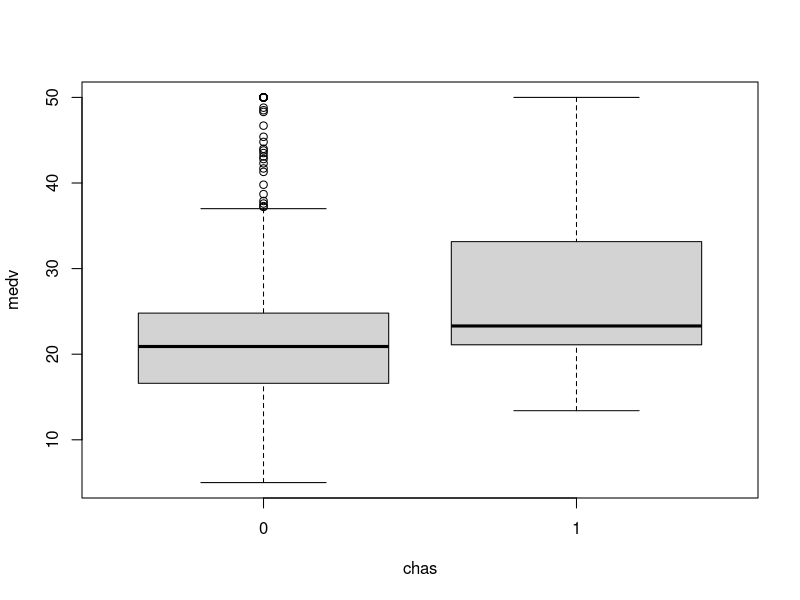
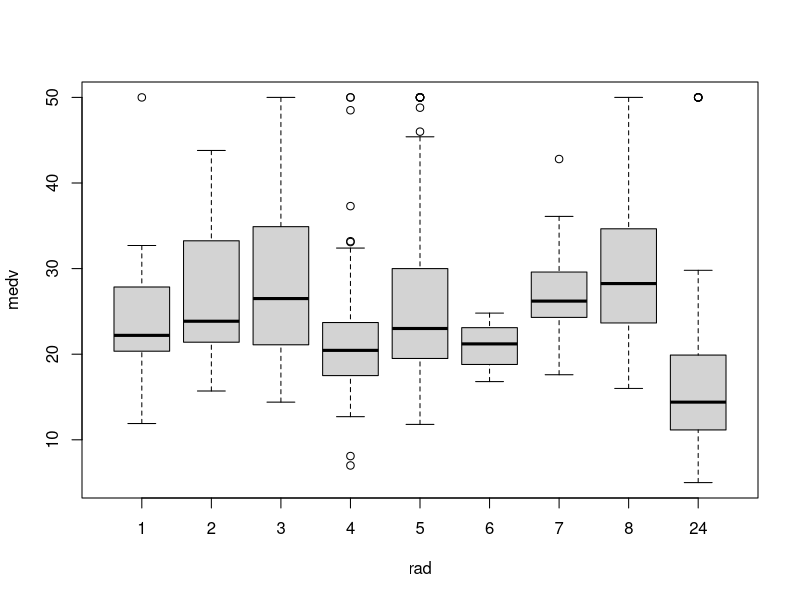
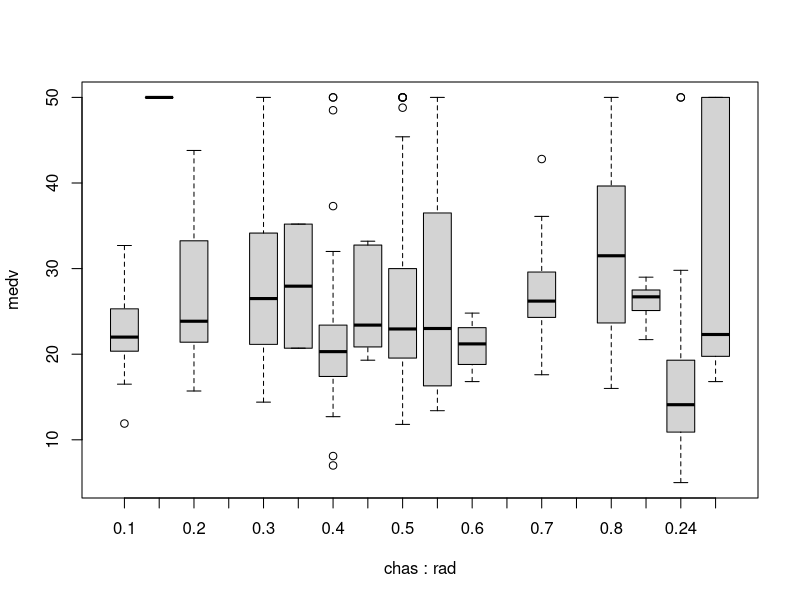
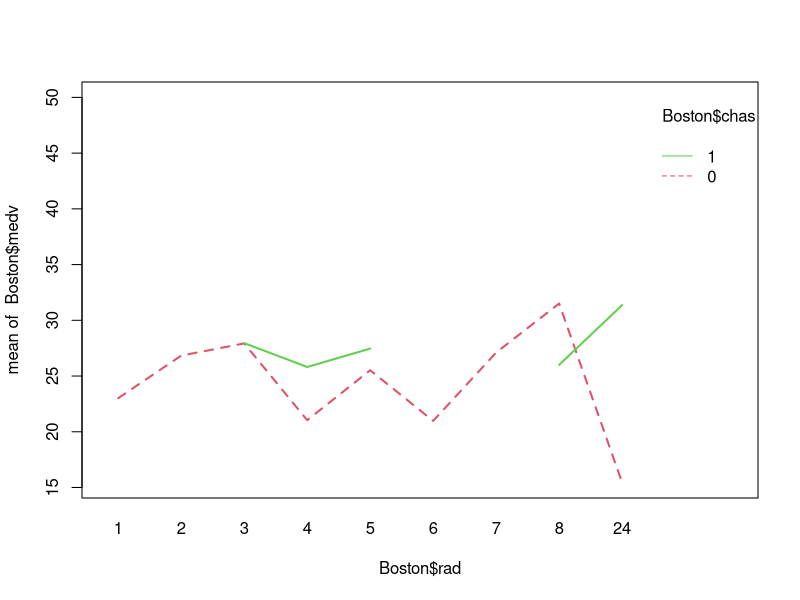
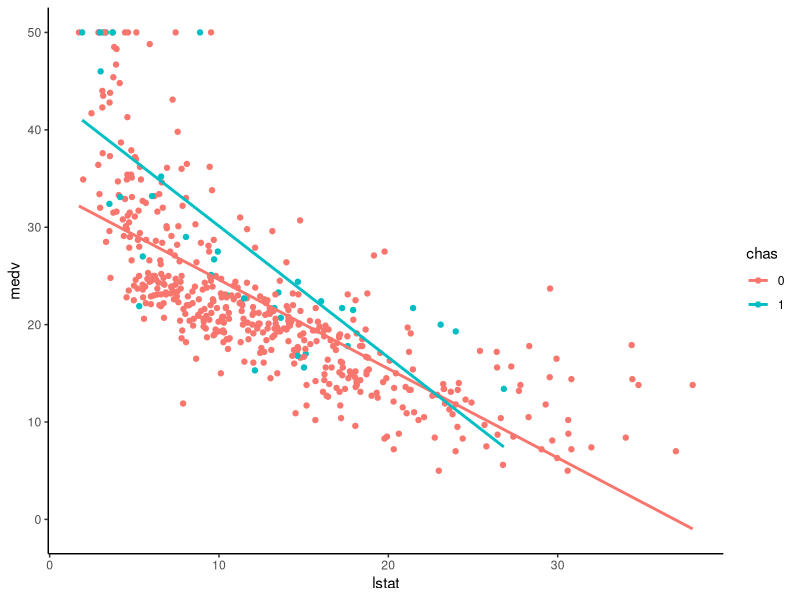
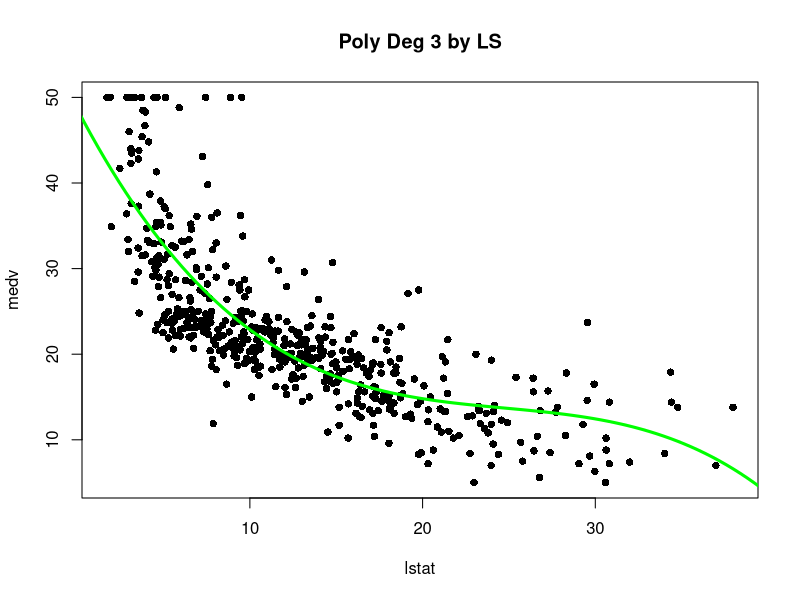
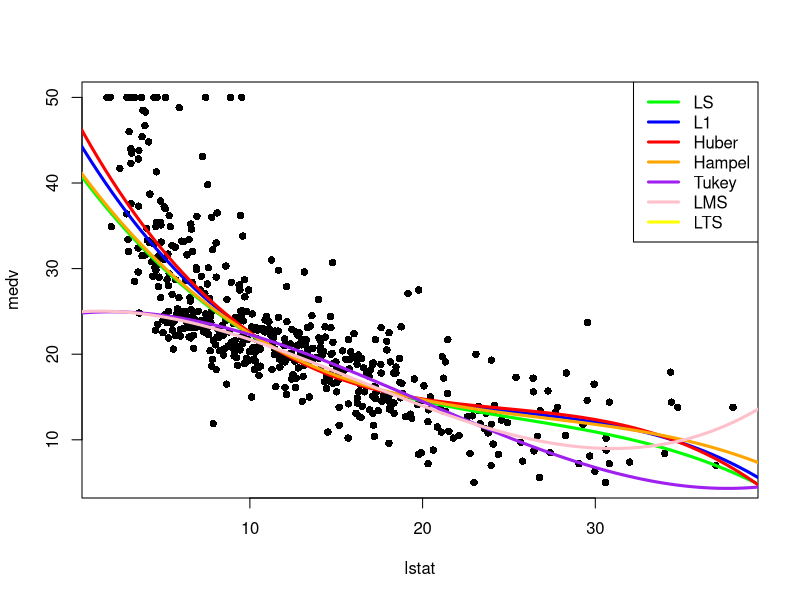

The R source for these figures, in order:
## ---- chunk 1
knitr::opts_chunk$set(echo = TRUE)
## ---- chunk 2
library(MASS)
data(Boston)
## ---- chunk 3
boxplot(medv ~ chas, data=Boston)
## ---- chunk 4
Boston$chas = as.factor(Boston$chas)
fit = lm(medv ~ chas, data=Boston)
anova(fit)
## ---- chunk 5
boxplot(medv ~ rad, data=Boston)
## ---- chunk 6
Boston$rad = as.factor(Boston$rad)
fit = lm(medv ~ rad, data=Boston)
anova(fit)
## ---- chunk 7
boxplot(medv ~ chas + rad, data=Boston)
## ---- chunk 8
interaction.plot(Boston$rad, Boston$chas, Boston$medv, col=2:4, lwd=2, cex.axis=1, cex.lab=1)
fit = lm(medv ~ chas * rad, data = Boston)
anova(fit)
## ---- chunk 9
library(ggplot2)
ggplot(Boston, aes(x = lstat, y = medv, color = factor(chas))) + 
  geom_point() + 
  geom_smooth(method = "lm", se = FALSE) + 
  labs(x = "lstat", y = "medv", color = "chas") + theme_classic()
## ---- chunk 10
fit = lm(medv ~ chas * lstat, data = Boston)
anova(fit)
## ---- chunk 11
library(quantreg)
library(MASS)
attach(Boston)

# fitting polynomial of degree 3 by LS
fit.ls = lm(medv ~ poly(lstat, 3, raw = TRUE))
plot(lstat, medv, pch = 16, main="Poly Deg 3 by LS")
pts = seq(0, 40, len=100)
preds = predict(fit.ls, data.frame(lstat = pts))
lines(pts, preds, col="green", lwd = 3)
## ---- chunk 12
attach(Boston)

# fitting polynomial of degree 
formula = medv ~ poly(lstat, 3, raw = TRUE)
colors = c("green", "blue", "red", "orange", "purple", "pink", "yellow")
plot(lstat, medv, pch = 16)

# LS
preds = predict(fit.ls, data.frame(lstat = pts))
lines(pts, preds, col=colors[0], lwd = 3)

# L1 regression
fit.l1 = rq(formula, data=Boston)
preds = predict(fit.l1, data.frame(lstat = pts))
lines(pts, preds, col=colors[1], lwd = 3)

# Huber
fit.huber = rlm(formula, data = Boston, maxit=50, psi = psi.huber)
preds = predict(fit.huber, data.frame(lstat = pts))
lines(pts, preds, col=colors[2], lwd = 3)

# Hampel
fit.hampel = rlm(formula, data = Boston, maxit=50, psi = psi.hampel)
preds = predict(fit.hampel, data.frame(lstat = pts))
lines(pts, preds, col=colors[3], lwd = 3)

# Tukey
fit.tukey = rlm(formula, data = Boston, maxit=50, psi = psi.bisquare)
preds = predict(fit.tukey, data.frame(lstat = pts))
lines(pts, preds, col=colors[4], lwd = 3)

# Least Median of Squares
fit.lms = lmsreg(formula, data=Boston)
preds = predict(fit.lms, data.frame(lstat = pts))
lines(pts, preds, col=colors[5], lwd = 3)

# Least Trimmed Sum of Squares
fit.lts = ltsreg(formula, data=Boston)
preds = predict(fit.lts, data.frame(lstat = pts))
lines(pts, preds, col=colors[6], lwd = 3)

legend('topright', c('LS','L1', 'Huber', 'Hampel', 'Tukey', "LMS", "LTS"), 
       col=colors, lwd=3, bg='white')

